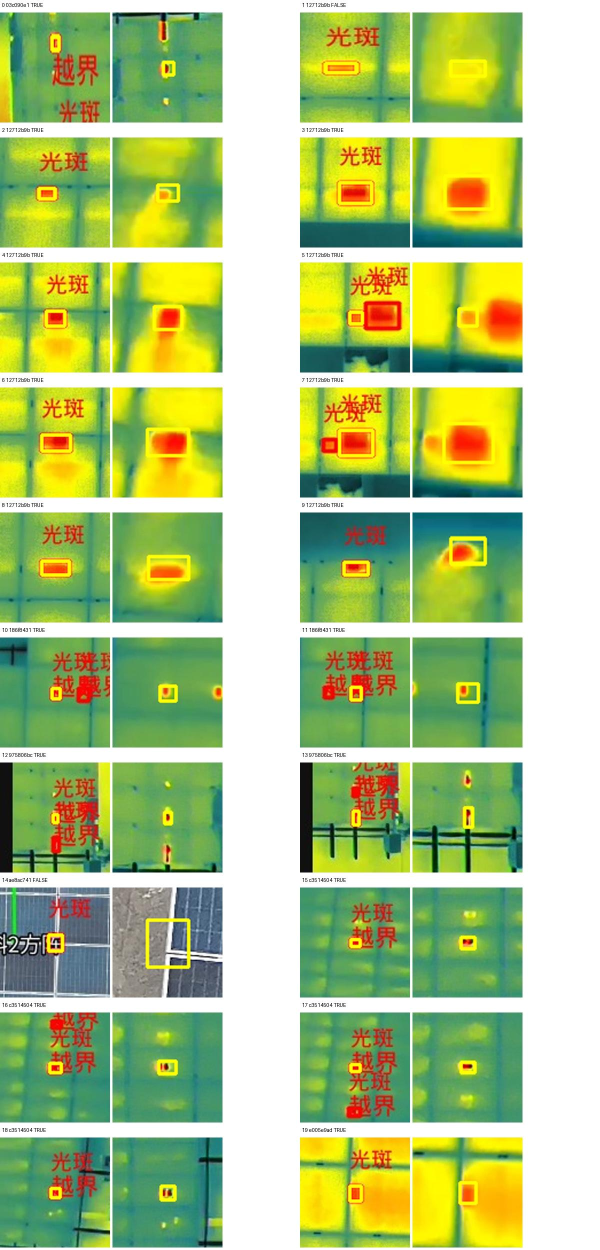
#> input picture data/hotspot-card-eval-20261010/development-only-contact.jpg, 1200 x 2500 px (shown at 1/2 size)
$ python check-image-transform.py ../../../data/hotspot-card-eval-20261010/development-only-contact.jpg ../../../data/hotspot-card-eval-20261010/development-only-contact.jpg
#> lines starting #> are read from the running program, lines starting #| are printed output that depends on the picture
"""Measure image correspondence; this does not calibrate the camera."""

import argparse
import hashlib
import json
from pathlib import Path

import cv2
import numpy as np

parser = argparse.ArgumentParser()
parser.add_argument("event_image", type=Path)
parser.add_argument("video_frame", type=Path)
parser.add_argument("--output", type=Path)
args = parser.parse_args()
event = cv2.imread(str(args.event_image), cv2.IMREAD_GRAYSCALE)
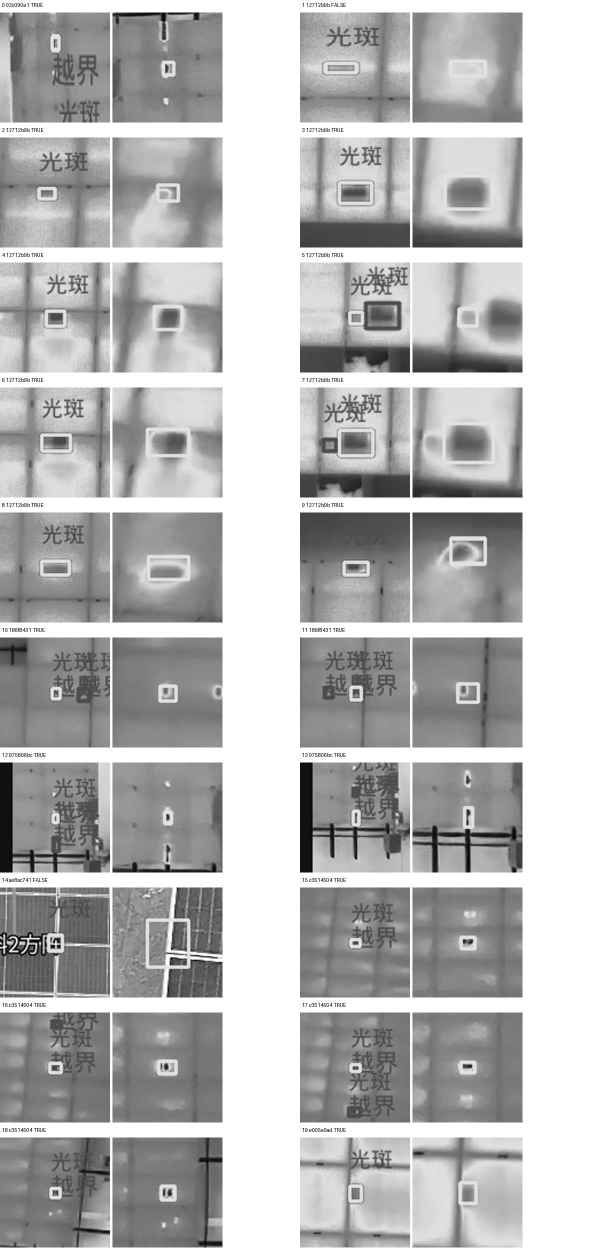
#> event: shape (2500, 1200) (shown at 1/2 size); min 0, max 255, mean 184.1
frame = cv2.imread(str(args.video_frame), cv2.IMREAD_GRAYSCALE)
if event is None or frame is None:
    raise SystemExit("Could not decode both input images")
cv2.setRNGSeed(20260909)
sift = cv2.SIFT_create(nfeatures=5000)
k1, d1 = sift.detectAndCompute(event, None)
#> k1 = 5001 keypoints; strongest (x, y, size): (612, 1730, 20.4), (105, 1893, 5.4), (118, 1893, 4.8), (80, 1886, 3)
k2, d2 = sift.detectAndCompute(frame, None)
#> k2 has the same summary as k1
matches = cv2.BFMatcher().knnMatch(d1, d2, k=2)
#> matches = 5001 matches
good = [a for a, b in matches if a.distance < 0.7 * b.distance]
#> good = 4969 matches
if len(good) < 20:
    raise SystemExit(f"Insufficient image correspondence: {len(good)} matches")
src = np.float32([k1[m.queryIdx].pt for m in good])
#> src = 4969 pairs, first value 3.06 to 1074.2, second value 8.41 to 2493.6
dst = np.float32([k2[m.trainIdx].pt for m in good])
#> dst has the same summary as src
matrix, mask = cv2.findHomography(src, dst, cv2.RANSAC, 3.0)
#> matrix = [[1, 1.15e-17, -1.47e-12], [1.63e-15, 1, -3.14e-12], [1.08e-18, -1.12e-19, 1]]; mask = 4969 values from 1 to 1
if matrix is None or mask is None:
    raise SystemExit("Homography could not be estimated")
inliers = mask.ravel().astype(bool)
projected = cv2.perspectiveTransform(src.reshape(-1, 1, 2), matrix).reshape(-1, 2)
#> projected has the same summary as src
errors = np.linalg.norm(projected[inliers] - dst[inliers], axis=1)
#> errors = 4969 values from 0 to 0
h, w = event.shape
#> h = 2500; w = 1200
landmarks = np.float32([[0, 0], [w, 0], [w, h], [0, h], [w / 2, h / 2]])
mapped = cv2.perspectiveTransform(landmarks.reshape(-1, 1, 2), matrix).reshape(-1, 2)
#> mapped = [[-1.47e-12, -3.14e-12], [1200, -1.19e-12], [1200, 2500], [-1.44e-12, 2500], [600, 1250]]
result = {
    "eventSize": [w, h],
    "videoSize": [frame.shape[1], frame.shape[0]],
    "ratioTestMatches": len(good),
    "ransacInliers": int(inliers.sum()),
    "medianInlierErrorPixels": float(np.median(errors)),
    "p95InlierErrorPixels": float(np.percentile(errors, 95)),
    "eventToVideoHomography": matrix.tolist(),
    "eventCornersAndCenterMappedToVideo": mapped.tolist(),
    "sourceHashes": {
        p.name: hashlib.sha256(p.read_bytes()).hexdigest()
        for p in [args.event_image, args.video_frame]
    },
    "limits": "Different captured frames; registration is not camera calibration or proof of the preprocessing implementation.",
}
text = json.dumps(result, indent=2) + "\n"
print(text, end="")
#> (printed output is left out)
if args.output:
    args.output.write_text(text)
